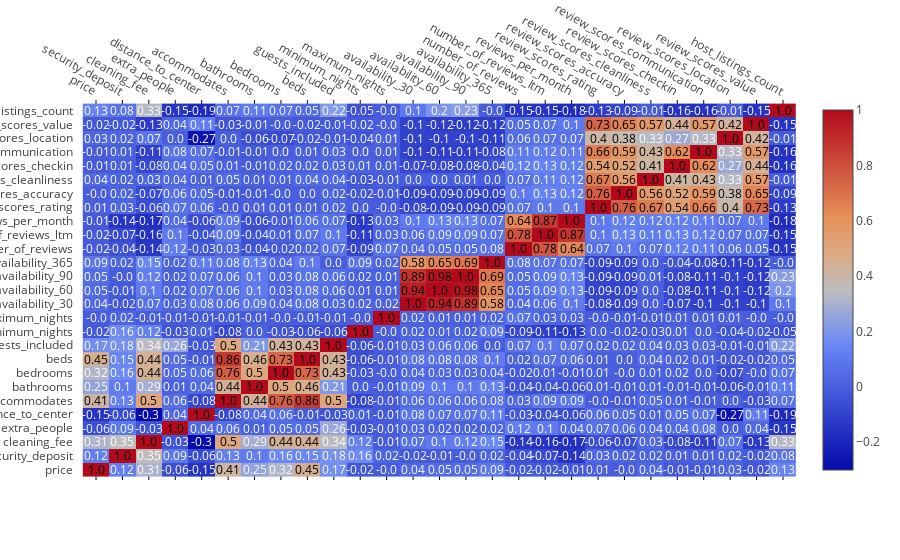

Notebook cell for this chart:
### Code cell
# check correlations
corrmat = Boston_listings4[numVar].corr()
figure = ff.create_annotated_heatmap(
         z=corrmat.values,
         x=list(corrmat.columns),
         y=list(corrmat.index),
         annotation_text=corrmat.round(2).values,
         showscale=True)
iplot(figure)
